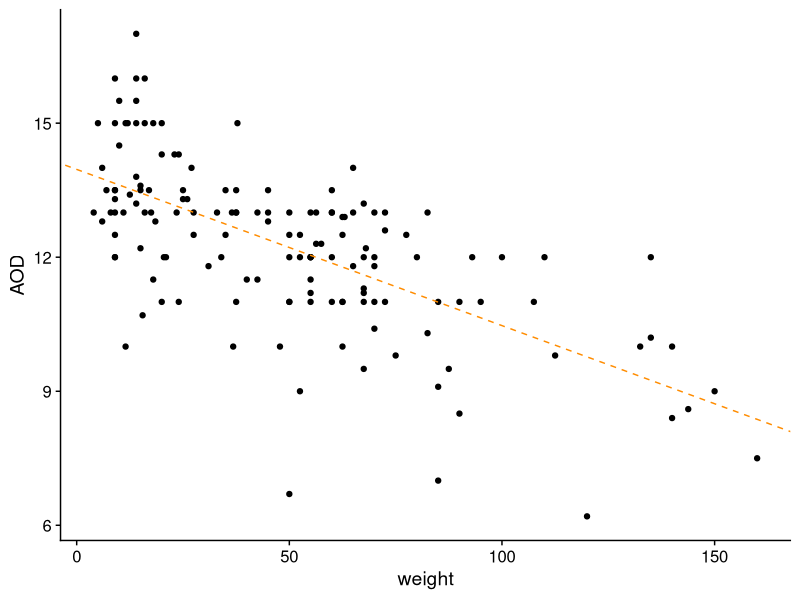

Recreate this plot in R.
## ---- chunk 1
knitr::opts_chunk$set(comment = "#",collapse = TRUE,results = "hold",
                      fig.align = "center")
## ---- chunk 2
library(ggplot2)
library(cowplot)
## ---- chunk 3
dogs <- read.csv("../data/dogs.csv",stringsAsFactors = FALSE)
## ---- chunk 4
fit <- lm(AOD ~ weight,dogs)
b   <- coef(fit)
## ---- chunk 5
ggplot(dogs,aes(x = weight,y = AOD)) +
  geom_point(color = "black") +
  geom_abline(intercept = b["(Intercept)"],slope = b["weight"],
              color = "darkorange",linetype = "dashed") +
  theme_cowplot()
